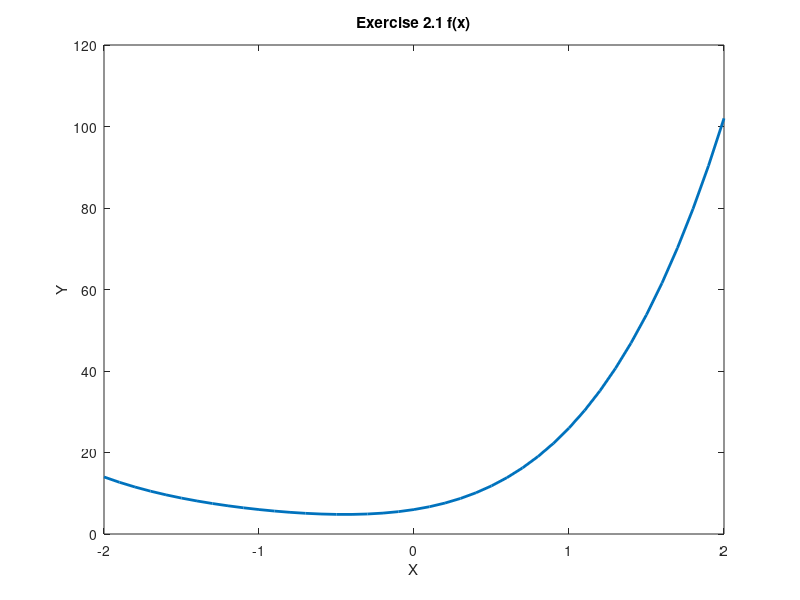

This figure's MATLAB source: (Note: this script raises an error after producing the figure.)
%% Exercise 2.1
% D?finition de la fonction 
f2_1 = @(x) x.^4 + 4 *x.^3 + 9*x.^2 + 6*x + 6;
% On cree le vecteur dans [-2 2]
x = -2 : 0.1 : 2;
% on compute et affiche le signal de sortie
y = f2_1(x);
figure
plot(x, y, 'LineWidth', 2);
hold on;
xlabel('X');
ylabel('Y');
title('Exercise 2.1 f(x)');
% find local minima
rho = 0.382; % fibbonacci
epsilon = 0.01; % tolerance
max_interactions = 1e5;
[x_min_newton, counter] = golden_section(f2_1, x, rho, epsilon, max_interactions);
% show results
plot(x_min_newton, f2_1(x_min_newton), '*');
disp('Local minimum found: ');
disp(x_min_newton)
disp('Number of interactions')
disp(counter)